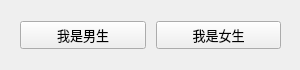
<?xml version="1.0" encoding="UTF-8"?>
<ui version="4.0">
 <class>choose_gender</class>
 <widget class="QWidget" name="choose_gender">
  <property name="geometry">
   <rect>
    <x>0</x>
    <y>0</y>
    <width>300</width>
    <height>70</height>
   </rect>
  </property>
  <property name="font">
   <font>
    <family>楷体</family>
    <pointsize>10</pointsize>
   </font>
  </property>
  <property name="windowTitle">
   <string>选择性别</string>
  </property>
  <property name="windowIcon">
   <iconset>
    <normaloff>icon.svg</normaloff>icon.svg</iconset>
  </property>
  <widget class="QWidget" name="horizontalLayoutWidget">
   <property name="geometry">
    <rect>
     <x>10</x>
     <y>10</y>
     <width>281</width>
     <height>51</height>
    </rect>
   </property>
   <layout class="QHBoxLayout" name="horizontalLayout">
    <property name="spacing">
     <number>10</number>
    </property>
    <property name="leftMargin">
     <number>10</number>
    </property>
    <property name="rightMargin">
     <number>10</number>
    </property>
    <item>
     <widget class="QPushButton" name="boy_button">
      <property name="text">
       <string>我是男生</string>
      </property>
     </widget>
    </item>
    <item>
     <widget class="QPushButton" name="girl_button">
      <property name="text">
       <string>我是女生</string>
      </property>
     </widget>
    </item>
   </layout>
  </widget>
 </widget>
 <resources/>
 <connections/>
</ui>
